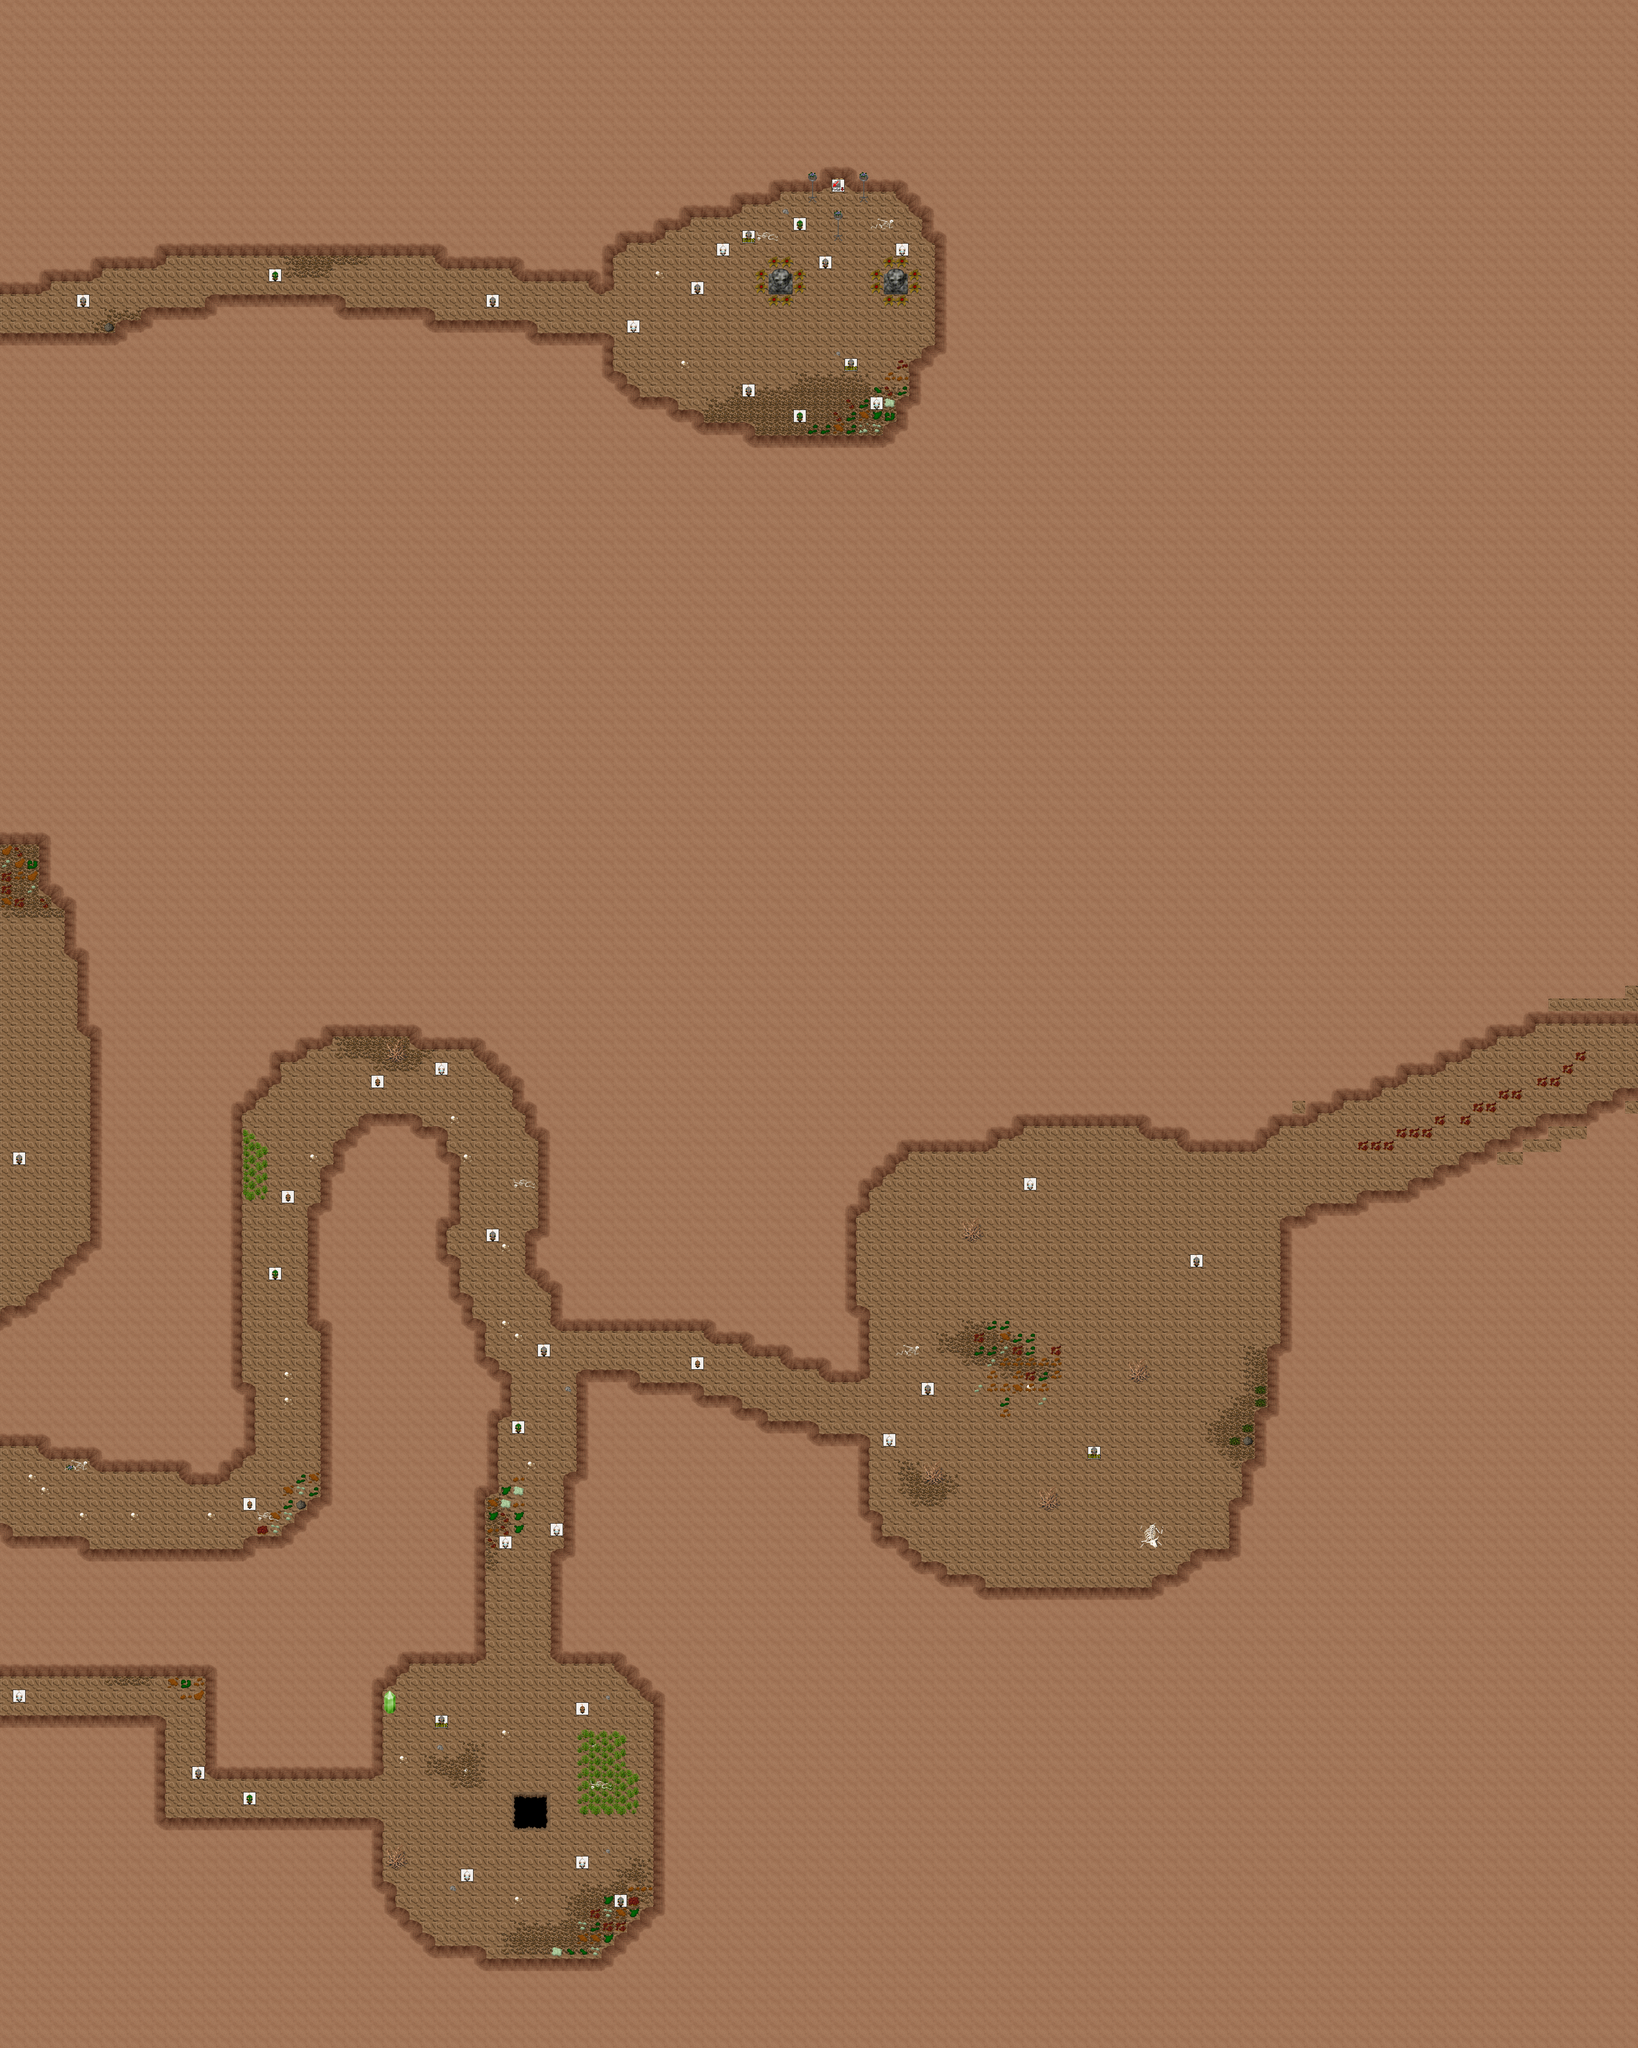

This game map was drawn from its Tiled (.tmx) file and the tilesets committed beside it. A one-line description and the trimmed map source follow:
An orthogonal 128x160 tile map with 32x32 px tiles, 6 tile layers (0_floor, 1_terrain, 2_object, 3_roof, ...), 2 hidden layers not drawn, 21 tilesets.

<map version="1.2" tiledversion="1.3.0" orientation="orthogonal" renderorder="right-down" compressionlevel="0" width="128" height="160" tilewidth="32" tileheight="32" infinite="0" nextlayerid="9" nextobjectid="1">
 <tileset firstgid="1" name="logic/collision" tilewidth="32" tileheight="32" tilecount="1" columns="1">
  <image source="../../tileset/logic/collision.png" width="32" height="32" />
 </tileset>
 <tileset firstgid="2" name="logic/portal" tilewidth="32" tileheight="32" tilecount="24" columns="8">
  <image source="../../tileset/logic/portal.png" width="256" height="96" />
 </tileset>
 <tileset firstgid="26" name="logic/creature/rodent" tilewidth="32" tileheight="32" tilecount="8" columns="8">
  <image source="../../tileset/logic/creature/rodent.png" width="256" height="32" />
 </tileset>
 <tileset firstgid="34" name="ground/ground_2" tilewidth="32" tileheight="32" tilecount="4" columns="4">
  <image source="../../tileset/ground/ground_2.png" trans="ffffff" width="128" height="32" />
 </tileset>
 <tileset firstgid="38" name="ground/brown" tilewidth="32" tileheight="32" tilecount="5" columns="5">
  <image source="../../tileset/ground/brown.png" trans="ff00ff" width="160" height="32" />
 </tileset>
 <tileset firstgid="43" name="plant/bush/large_brown" tilewidth="32" tileheight="32" tilecount="9" columns="3">
  <image source="../../tileset/plant/bush/large_brown.png" trans="ff00ff" width="96" height="96" />
 </tileset>
 <tileset firstgid="52" name="plant/bush/large_green" tilewidth="32" tileheight="32" tilecount="9" columns="3">
  <image source="../../tileset/plant/bush/large_green.png" trans="ff00ff" width="96" height="96" />
 </tileset>
 <tileset firstgid="61" name="plant/bush/various_small" tilewidth="32" tileheight="32" tilecount="9" columns="3">
  <image source="../../tileset/plant/bush/various_small.png" trans="ff00ff" width="96" height="96" />
 </tileset>
 <tileset firstgid="70" name="plant/mosses" tilewidth="32" tileheight="32" tilecount="16" columns="4">
  <image source="../../tileset/plant/mosses.png" trans="ff00ff" width="128" height="128" />
 </tileset>
 <tileset firstgid="86" name="item/corpse/skeleton" tilewidth="32" tileheight="32" tilecount="4" columns="2">
  <image source="../../tileset/item/corpse/skeleton.png" trans="ff00ff" width="64" height="64" />
 </tileset>
 <tileset firstgid="90" name="ground/rock/large_pebble" tilewidth="32" tileheight="32" tilecount="2" columns="2">
  <image source="../../tileset/ground/rock/large_pebble.png" trans="ff00ff" width="64" height="32" />
 </tileset>
 <tileset firstgid="92" name="item/corpse/skull_dark" tilewidth="32" tileheight="32" tilecount="2" columns="2">
  <image source="../../tileset/item/corpse/skull_dark.png" trans="ff00ff" width="64" height="32" />
 </tileset>
 <tileset firstgid="94" name="ground/rock/green_crystal" tilewidth="32" tileheight="32" tilecount="9" columns="3">
  <image source="../../tileset/ground/rock/green_crystal.png" trans="ff00ff" width="96" height="96" />
 </tileset>
 <tileset firstgid="103" name="item/corpse/skull_pale" tilewidth="32" tileheight="32" tilecount="2" columns="2">
  <image source="../../tileset/item/corpse/skull_pale.png" trans="ff00ff" width="64" height="32" />
 </tileset>
 <tileset firstgid="105" name="item/corpse/huge_animal" tilewidth="32" tileheight="32" tilecount="16" columns="2">
  <image source="../../tileset/item/corpse/huge_animal.png" trans="ffffff" width="64" height="256" />
 </tileset>
 <tileset firstgid="121" name="plant/flower/purple" tilewidth="32" tileheight="32" tilecount="1" columns="1">
  <image source="../../tileset/plant/flower/purple.png" trans="ff00ff" width="32" height="32" />
 </tileset>
 <tileset firstgid="122" name="item/statue/skull_carving" tilewidth="32" tileheight="32" tilecount="4" columns="2">
  <image source="../../tileset/item/statue/skull_carving.png" trans="ff00ff" width="64" height="64" />
 </tileset>
 <tileset firstgid="126" name="furniture/light/iron_lamp" tilewidth="32" tileheight="32" tilecount="3" columns="1">
  <image source="../../tileset/furniture/light/iron_lamp.png" trans="ff00ff" width="32" height="96" />
 </tileset>
 <tileset firstgid="129" name="building/wall/int_clay" tilewidth="32" tileheight="32" tilecount="100" columns="10">
  <image source="../../tileset/building/wall/int_clay.png" width="320" height="320" />
 </tileset>
 <tileset firstgid="229" name="int_sandstone" tilewidth="32" tileheight="32" tilecount="15" columns="3">
  <image source="../../tileset/building/wall/int_sandstone.png" width="96" height="160" />
 </tileset>
 <tileset firstgid="244" name="shadow" tilewidth="32" tileheight="32" tilecount="3" columns="1">
  <image source="../../tileset/building/entrance/shadow.png" width="32" height="96" />
 </tileset>
 <layer id="1" name="0_floor" width="128" height="160">
  <data>[20480 cells, 20480 non-empty, 4 distinct tile ids]</data>
 </layer>
 <layer id="2" name="1_terrain" width="128" height="160">
  <data>[20480 cells, 1318 non-empty, 60 distinct tile ids]</data>
 </layer>
 <layer id="3" name="2_object" width="128" height="160">
  <data>[20480 cells, 150 non-empty, 38 distinct tile ids]</data>
 </layer>
 <layer id="4" name="3_roof" width="128" height="160">
  <data>[20480 cells, 19 non-empty, 5 distinct tile ids]</data>
 </layer>
 <layer id="5" name="4_roof_add" width="128" height="160">
  <data>[20480 cells, 3 non-empty, 1 distinct tile ids]</data>
 </layer>
 <layer id="6" name="objects" width="128" height="160" opacity="0.9">
  <data>[20480 cells, 40 non-empty, 6 distinct tile ids]</data>
 </layer>
 <layer id="7" name="collision" width="128" height="160" visible="0" opacity="0.25">
  <data>[20480 cells, 17250 non-empty, 1 distinct tile ids]</data>
 </layer>
 <layer id="8" name="protection" width="128" height="160" visible="0">
  <data>[20480 cells, 0 non-empty, 0 distinct tile ids]</data>
 </layer>
</map>
